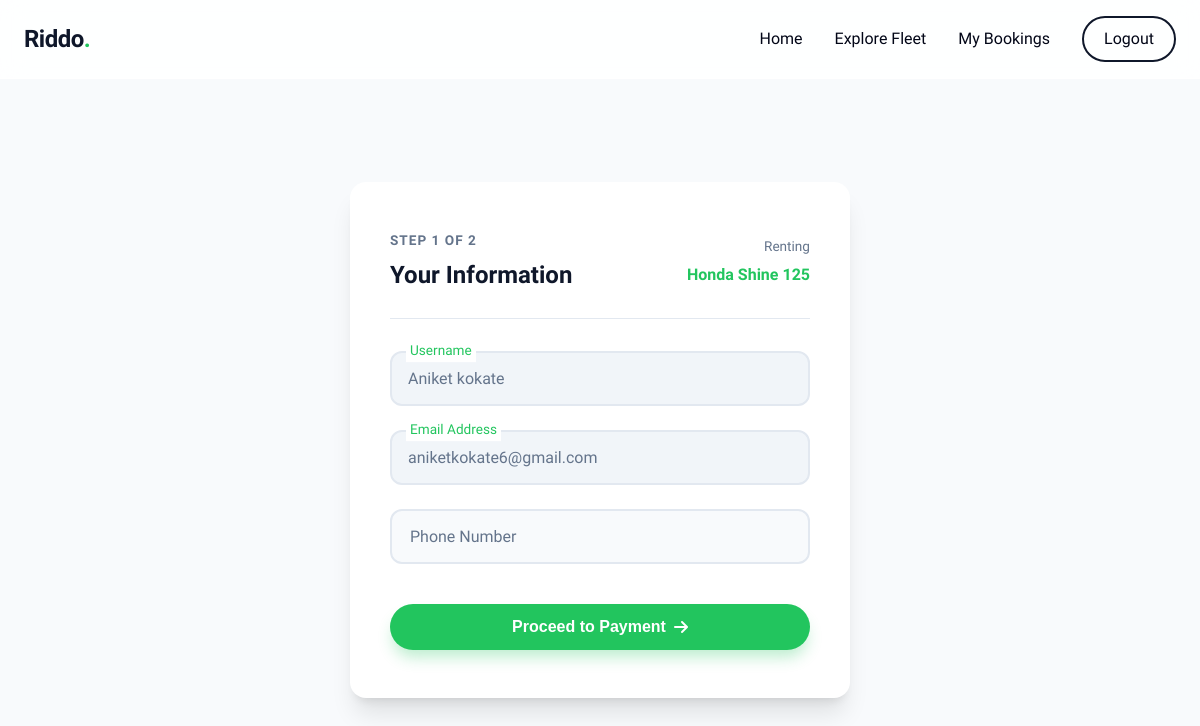
Page /rent/1/userinfo (signed in) on the committed database.
### models.py (models this page shows)
class Bike(db.Model):
    id = db.Column(db.Integer, primary_key=True)
    model_name = db.Column(db.String(100), nullable=False)
    price_per_day = db.Column(db.Float, nullable=False)
    image_file = db.Column(db.String(120), nullable=True)
    is_available = db.Column(db.Boolean, default=True)

class User(db.Model):
    id = db.Column(db.Integer, primary_key=True)
    username = db.Column(db.String(50), unique=True, nullable=False)
    email = db.Column(db.String(120), unique=True, nullable=False) # ✅ NEW EMAIL FIELD
    password = db.Column(db.String(100), nullable=False)
    is_admin = db.Column(db.Boolean, default=False)

### rental_bp.py (the view)
@rental_bp.route("/rent/<int:bike_id>/userinfo", methods=["GET", "POST"])
def user_info(bike_id):
    user_id = session.get("user_id")
    if not user_id:
        return redirect(url_for("auth.login"))
    bike = Bike.query.get_or_404(bike_id)
    user = User.query.get(user_id)
    if request.method == "POST":
        return redirect(url_for("rental.payment", bike_id=bike_id))
    return render_template("user_info.html", bike=bike, user=user)

### rental_bp.py (called while the page is built, shortened)
@rental_bp.app_context_processor
def inject_offer():
    offer = "New Users get 20% off!"
    return {"offer": offer}

### templates/user_info.html
{% extends "base.html" %}
{% block content %}
<div class="auth-wrapper" style="padding-top: 120px;">
    <div class="auth-card" style="max-width: 500px;">
        <div style="display: flex; justify-content: space-between; align-items: center; margin-bottom: 32px; border-bottom: 1px solid #e2e8f0; padding-bottom: 24px;">
            <div>
                <p style="font-size: 0.85rem; text-transform: uppercase; color: var(--text-muted); font-weight: 700; letter-spacing: 1px; margin-bottom: 4px;">Step 1 of 2</p>
                <h3 style="font-size: 1.5rem; color: var(--primary);">Your Information</h3>
            </div>
            <div style="text-align: right;">
                <p style="font-size: 0.85rem; color: var(--text-muted); margin-bottom: 4px;">Renting</p>
                <p style="font-weight: 700; color: var(--accent);">{{ bike.model_name }}</p>
            </div>
        </div>
        <form method="POST" action="{{ url_for('rental.user_info', bike_id=bike.id) }}">
            <div class="form-group">
                <input type="text" name="username" class="form-control" value="{{ user.username }}" readonly style="background-color: #f1f5f9; cursor: not-allowed; color: var(--text-muted);">
                <label class="floating-label" style="top: 0; font-size: 0.85rem; color: var(--accent); background: var(--white);">Username</label>
            </div>
            <div class="form-group">
                <input type="email" name="email" class="form-control" value="{{ user.email }}" readonly style="background-color: #f1f5f9; cursor: not-allowed; color: var(--text-muted);">
                <label class="floating-label" style="top: 0; font-size: 0.85rem; color: var(--accent); background: var(--white);">Email Address</label>
            </div>
            <div class="form-group">
                <input type="tel" name="phone" class="form-control" placeholder=" " required>
                <label class="floating-label">Phone Number</label>
            </div>
            <button type="submit" class="btn btn-accent" style="width: 100%; margin-top: 16px;">Proceed to Payment <i class="fa-solid fa-arrow-right"></i></button>
        </form>
    </div>
</div>
{% endblock %}

### static/css/style.css (style rules this page uses)
:root { --primary: #0f172a; --accent: #22c55e; --accent-hover: #16a34a; --bg-light: #f8fafc; --text-main: #020617; --text-muted: #64748b; --white: #ffffff; --glass-bg: rgba(255, 255, 255, 0.85); --glass-border: rgba(255, 255, 255, 0.3); --shadow-sm: 0 4px 6px -1px rgba(0, 0, 0, 0.05); --shadow-lg: 0 20px 25px -5px rgba(0, 0, 0, 0.1), 0 8px 10px -6px rgba(0, 0, 0, 0.1); --radius: 16px; --transition: all 0.3s cubic-bezier(0.4, 0, 0.2, 1); }
* { margin: 0; padding: 0; box-sizing: border-box; }
body { font-family: 'Plus Jakarta Sans', sans-serif; background-color: var(--bg-light); color: var(--text-main); line-height: 1.6; -webkit-font-smoothing: antialiased; }
.btn { display: inline-flex; align-items: center; justify-content: center; padding: 14px 28px; font-size: 1rem; font-weight: 600; border-radius: 50px; cursor: pointer; transition: var(--transition); border: none; gap: 8px; }
.btn-accent { background-color: var(--accent); color: var(--white); box-shadow: 0 10px 15px -3px rgba(34, 197, 94, 0.3); }
.auth-wrapper { min-height: 100vh; display: flex; align-items: center; justify-content: center; padding: 100px 24px 40px; }
.auth-card { background: var(--white); width: 100%; max-width: 440px; border-radius: var(--radius); padding: 48px 40px; box-shadow: var(--shadow-lg); }
.form-group { position: relative; margin-bottom: 24px; }
.form-control { width: 100%; padding: 16px 16px 16px 16px; border: 2px solid #e2e8f0; border-radius: 12px; font-family: inherit; font-size: 1rem; background-color: #f8fafc; transition: var(--transition); outline: none; }
.floating-label { position: absolute; top: 50%; left: 16px; transform: translateY(-50%); color: var(--text-muted); pointer-events: none; transition: var(--transition); font-size: 1rem; background: transparent; padding: 0 4px; }
.form-control:focus ~ .floating-label, .form-control:not(:placeholder-shown) ~ .floating-label { top: 0; font-size: 0.85rem; color: var(--accent); background: var(--white); }

### rows in the picture
Bike: model_name "Honda Shine 125"
User: username "Aniket kokate", email "aniketkokate6@gmail.com"
